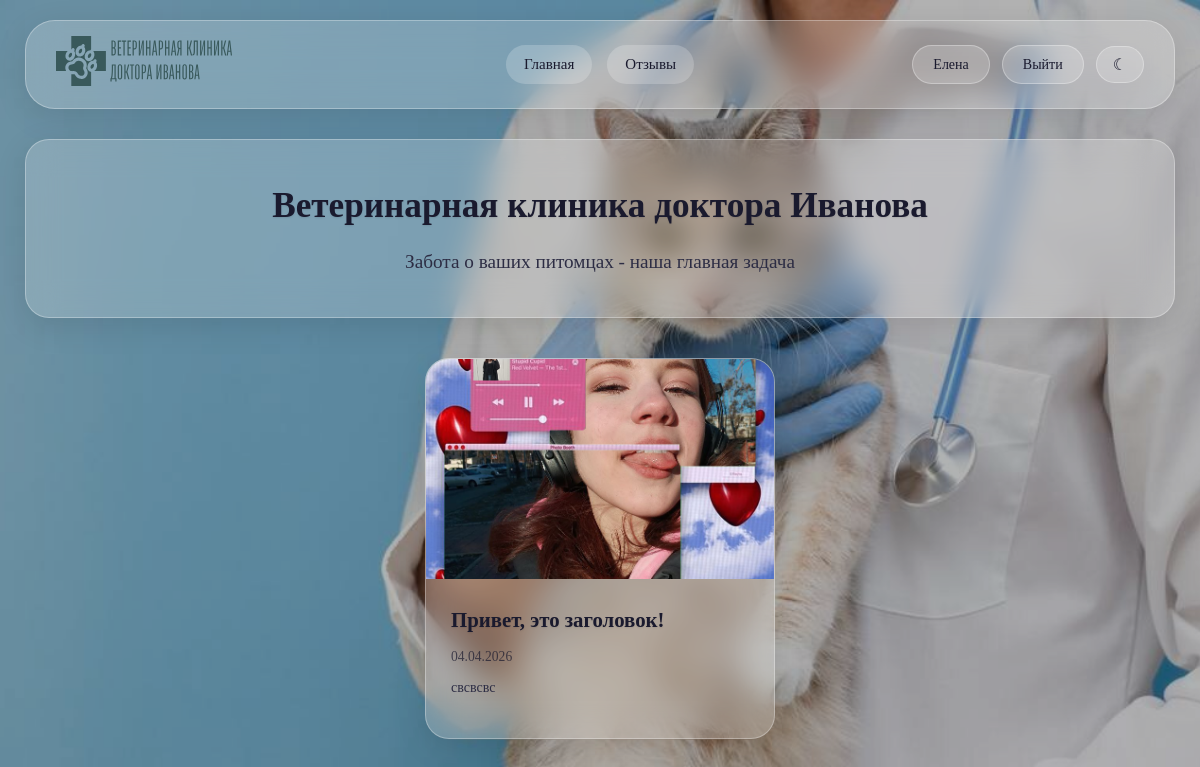
Before: / (signed in) with the older database file.
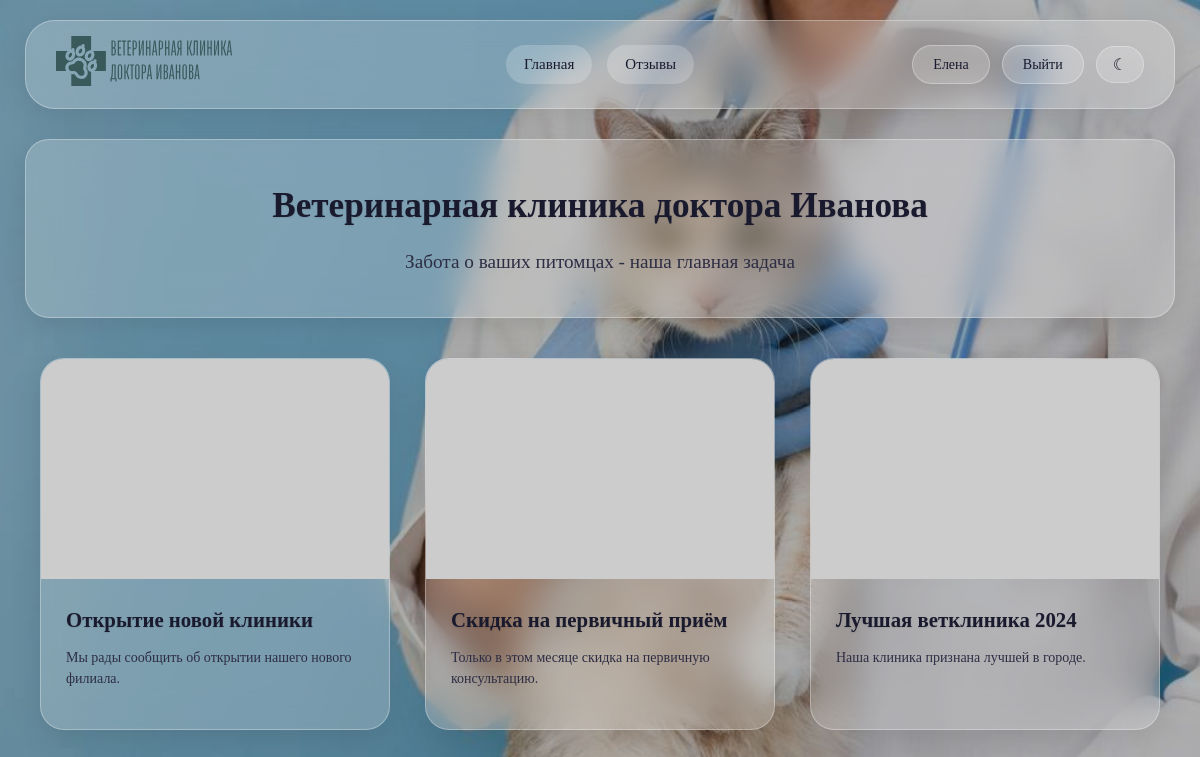
After: the same page with the newer database file.
### users/models.py (models this page shows, shortened)
class CustomUser(AbstractUser):
    ROLE_CHOICES = [
        ('CLIENT', 'Клиент'),
        ('DOCTOR', 'Врач'),
        ('ADMIN', 'Администратор'),
    ]
    role = models.CharField(max_length=10, choices=ROLE_CHOICES, default='CLIENT')
    phone = models.CharField(max_length=20, blank=True, verbose_name="Телефон")  # Убрали unique=True
    email = models.EmailField(verbose_name="Email", blank=True)  # Добавили blank=True
    avatar = models.ImageField(upload_to='avatars/', blank=True, null=True)
    class Meta:
        verbose_name = 'Пользователь'
        verbose_name_plural = 'Пользователи'

### main/models.py (models this page shows, shortened)
class News(models.Model):
    title = models.CharField(max_length=200, verbose_name="Заголовок")
    content = models.TextField(verbose_name="Содержание")
    image = models.ImageField(upload_to='news/', blank=True, null=True, verbose_name="Изображение")
    created_at = models.DateTimeField(default=timezone.now, verbose_name="Дата создания")
    updated_at = models.DateTimeField(auto_now=True)
    is_active = models.BooleanField(default=True, verbose_name="Активна")
    class Meta:
        verbose_name = 'Новость'
        verbose_name_plural = 'Новости'
        ordering = ['-created_at']

### main/views.py (the view)
# urls.py: path('', views.index, name='index'),
def index(request):
    news_list = News.objects.filter(is_active=True)[:6]
    return render(request, 'main/index.html', {'news_list': news_list})

### templates/main/index.html (shortened to what this page needs)
{% extends 'base.html' %}
{% load static %}
{% block content %}
<div class="index-content">
    <div class="glass-card" style="text-align: center; margin-bottom: 40px; padding: 40px;">
        <h1>Ветеринарная клиника доктора Иванова</h1>
        <p style="font-size: 1.2em; margin-top: 15px;">Забота о ваших питомцах - наша главная задача</p>
    </div>
    <div class="news-grid">
        {% for news in news_list %}
        <div class="news-card">
            {% if news.image %}
                <img src="{{ news.image.url }}" alt="{{ news.title }}">
            {% else %}
                <img src="https://via.placeholder.com/400x220?text=News" alt="Новость">
            {% endif %}
            <div class="news-content">
                <h3>{{ news.title }}</h3>
                <div style="font-size: 0.85em; opacity: 0.7; margin-bottom: 10px;">{{ news.created_at|date:"d.m.Y" }}</div>
                <p>{{ news.content|truncatewords:40 }}</p>
            </div>
        </div>
        {% empty %}
        <div class="news-card">
            <img src="https://via.placeholder.com/400x220?text=Clinic" alt="Клиника">
            <div class="news-content">
                <h3>Открытие новой клиники</h3>
                <p>Мы рады сообщить об открытии нашего нового филиала.</p>
            </div>
        </div>
        <div class="news-card">
            <img src="https://via.placeholder.com/400x220?text=Discount" alt="Акция">
            <div class="news-content">
                <h3>Скидка на первичный приём</h3>
                <p>Только в этом месяце скидка на первичную консультацию.</p>
            </div>
        </div>
        <div class="news-card">
            <img src="https://via.placeholder.com/400x220?text=Award" alt="Достижение">
            <div class="news-content">
                <h3>Лучшая ветклиника 2024</h3>
                <p>Наша клиника признана лучшей в городе.</p>
            </div>
        </div>
        {% endfor %}
    </div>
</div>
{% endblock %}

### templates/base.html (shortened to what this page needs)
{% load static %}
<!DOCTYPE html>
<html lang="ru">
<head>
    <link rel="stylesheet" href="{% static 'css/style.css' %}">
</head>
<body>
    <header class="header">
        <div class="logo">
            <img id="logoImg" src="{% static 'img/logo_light.svg' %}" alt="Логотип">
        </div>
        <nav class="nav-menu">
            <a href="{% url 'index' %}">Главная</a>
            <a href="{% url 'reviews' %}">Отзывы</a>
        </nav>
        <div class="auth-menu">
            {% if user.is_authenticated %}
                <a href="{% url 'profile' %}">{{ user.username }}</a>
                <a href="{% url 'logout' %}">Выйти</a>
            {% else %}
                <a href="{% url 'login' %}">Вход</a>
                <a href="{% url 'signup' %}">Регистрация</a>
            {% endif %}
        </div>
    </header>
    <main class="container">
        {% block content %}{% endblock %}
    </main>
</body>
</html>

### static/css/style.css (style rules this page uses)
:root { --lilac: #C8A2E0; --light-blue: #A8D8EA; --mint: #98E4D4; --glass-bg: rgba(255, 255, 255, 0.2); --glass-border: rgba(255, 255, 255, 0.3); --glass-shadow: 0 8px 32px rgba(0, 0, 0, 0.1); --text-primary: #1A1A2E; --text-secondary: #2D2D44; --text-muted: #4A4A6A; }
* { margin: 0; padding: 0; box-sizing: border-box; }
body { font-family: 'Georgia', 'Times New Roman', serif; font-size: 16px; line-height: 1.5; min-height: 100vh; background-image: url('../img/bg.jpg'); background-size: cover; background-position: center; background-attachment: fixed; background-repeat: no-repeat; color: var(--text-primary); transition: all 0.3s ease; position: relative; }
body::before { content: ''; position: fixed; top: 0; left: 0; right: 0; bottom: 0; background: rgba(0, 0, 0, 0.3); pointer-events: none; z-index: 0; }
.header, .container, .glass-card, .news-card { position: relative; z-index: 1; }
.header { margin: 20px 25px; padding: 15px 30px; background: var(--glass-bg); backdrop-filter: blur(16px); -webkit-backdrop-filter: blur(16px); border-radius: 30px; border: 1px solid var(--glass-border); box-shadow: var(--glass-shadow); display: flex; align-items: center; justify-content: space-between; flex-wrap: wrap; gap: 20px; transition: all 0.3s ease; }
.logo img { height: 50px; width: auto; }
.nav-menu { display: flex; gap: 15px; flex-wrap: wrap; position: absolute; left: 50%; transform: translateX(-50%); }
.nav-menu a { color: var(--text-primary); text-decoration: none; font-family: 'Georgia', serif; font-size: 15px; padding: 8px 18px; border-radius: 40px; background: rgba(255, 255, 255, 0.2); transition: all 0.3s ease; }
.auth-menu { display: flex; gap: 12px; align-items: center; }
.auth-menu a, .theme-toggle { padding: 8px 20px; border-radius: 40px; background: rgba(255, 255, 255, 0.2); color: var(--text-primary); text-decoration: none; font-family: 'Georgia', serif; font-size: 14px; transition: all 0.3s ease; border: 1px solid var(--glass-border); cursor: pointer; }
.container { max-width: 1400px; margin: 30px auto; padding: 0 25px; }
.glass-card, .news-card { background: var(--glass-bg); backdrop-filter: blur(16px); -webkit-backdrop-filter: blur(16px); border-radius: 24px; border: 1px solid var(--glass-border); box-shadow: var(--glass-shadow); transition: all 0.3s ease; overflow: hidden; }
.glass-card { padding: 30px; }
.news-card .news-content { padding: 25px; }
.glass-card, .news-card { color: var(--text-primary); }
.glass-card p, .news-card p { color: var(--text-secondary); }
h1, h2, h3, h4 { text-shadow: 0 1px 2px rgba(0, 0, 0, 0.1); }
.news-grid { display: flex; flex-wrap: wrap; justify-content: center; gap: 35px; margin-top: 40px; }
.news-card { width: 350px; flex-shrink: 0; }
.news-card img { width: 100%; height: 220px; object-fit: cover; transition: transform 0.3s ease; display: block; }
.news-card h3 { font-family: 'Georgia', serif; font-size: 1.3em; font-weight: 700; margin-bottom: 12px; color: var(--text-primary); }
.news-card p { font-family: 'Georgia', serif; font-size: 14px; line-height: 1.5; color: var(--text-secondary); margin-bottom: 15px; }
h1, h2, h3, h4 { font-family: 'Georgia', serif; font-weight: 700; color: var(--text-primary); }
h1 { font-size: 2.2em; margin-bottom: 15px; }
h3 { font-size: 1.4em; margin-bottom: 15px; }
.news-card { animation: fadeInUp 0.6s ease-out; }

Changed rows visible on the page:
removed News: image (picture), title "Привет, это заголовок!", created_at "04.04.2026", content "свсвсвс"
Other visible differences:
text now shown: "Открытие новой клиники Мы рады сообщить об открытии нашего нового филиала. Скидка на первичный приём Только в этом месяце скидка на первичную консультацию. Лучшая ветклиника 2024 Наша клиника признана лучшей в городе."
